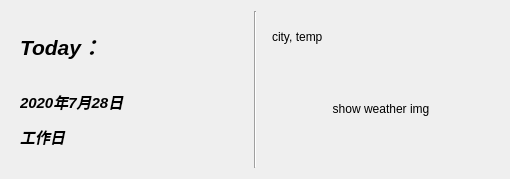
<?xml version="1.0" encoding="UTF-8"?>
<ui version="4.0">
 <class>widget_showDateInfo</class>
 <widget class="QWidget" name="widget_showDateInfo">
  <property name="geometry">
   <rect>
    <x>0</x>
    <y>0</y>
    <width>510</width>
    <height>179</height>
   </rect>
  </property>
  <property name="windowTitle">
   <string>Form</string>
  </property>
  <layout class="QHBoxLayout" name="main_layout">
   <item>
    <widget class="QWidget" name="widget_showToday_container" native="true">
     <layout class="QVBoxLayout" name="layout_widgetShowTodayContainer" stretch="2,3">
      <item>
       <widget class="QLabel" name="label_showToday_title">
        <property name="font">
         <font>
          <family>Microsoft YaHei UI</family>
          <pointsize>16</pointsize>
          <weight>75</weight>
          <bold>true</bold>
         </font>
        </property>
        <property name="text">
         <string>&lt;html&gt;&lt;head/&gt;&lt;body&gt;&lt;p&gt;&lt;span style=&quot; font-style:italic;&quot;&gt;Today：&lt;/span&gt;&lt;/p&gt;&lt;/body&gt;&lt;/html&gt;</string>
        </property>
       </widget>
      </item>
      <item>
       <widget class="QLabel" name="label_showToday_date">
        <property name="font">
         <font>
          <family>Microsoft YaHei UI</family>
          <pointsize>11</pointsize>
          <weight>75</weight>
          <bold>true</bold>
         </font>
        </property>
        <property name="text">
         <string>&lt;html&gt;&lt;head/&gt;&lt;body&gt;&lt;p&gt;&lt;span style=&quot; font-style:italic;&quot;&gt;2020年7月28日 &lt;/span&gt;&lt;/p&gt;&lt;p&gt;&lt;span style=&quot; font-style:italic;&quot;&gt;	工作日&lt;/span&gt;&lt;/p&gt;&lt;/body&gt;&lt;/html&gt;</string>
        </property>
       </widget>
      </item>
     </layout>
    </widget>
   </item>
   <item>
    <widget class="Line" name="line">
     <property name="orientation">
      <enum>Qt::Vertical</enum>
     </property>
    </widget>
   </item>
   <item>
    <widget class="QWidget" name="widget_showWeather_container" native="true">
     <layout class="QVBoxLayout" name="layout_widgetShowWeatherContainer" stretch="1,3">
      <item>
       <widget class="QLabel" name="label_showweather_city">
        <property name="font">
         <font>
          <family>Microsoft YaHei UI</family>
          <pointsize>9</pointsize>
          <weight>50</weight>
          <bold>false</bold>
         </font>
        </property>
        <property name="text">
         <string>city, temp</string>
        </property>
       </widget>
      </item>
      <item>
       <widget class="QLabel" name="label_showWeather_img">
        <property name="text">
         <string>show weather img</string>
        </property>
        <property name="alignment">
         <set>Qt::AlignCenter</set>
        </property>
       </widget>
      </item>
     </layout>
    </widget>
   </item>
  </layout>
 </widget>
 <resources/>
 <connections/>
</ui>
